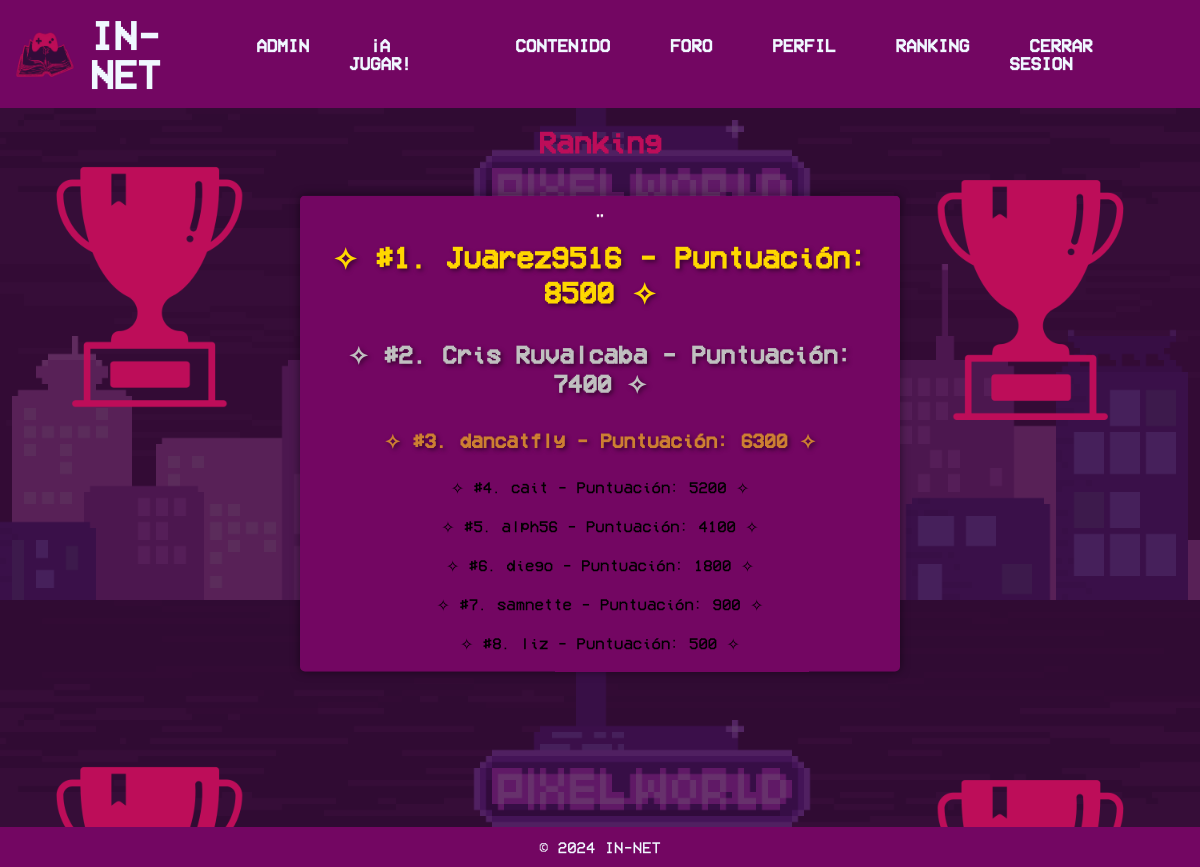
The page /Ranking/verranking.php (signed in) on the database its author committed.
### tables this page shows
CREATE TABLE `scores` (
  `score` int(11) NOT NULL,
  `username` varchar(128) NOT NULL
);

### Inicio/includes/user.php (called while the page is built, shortened)
<?php
include_once 'db.php';
class User extends DB{
    public function setUser($user){
        $query = $this->connect()->prepare('SELECT * FROM usuario WHERE nickname = :user');
        $query->execute(['user' => $user]);
        foreach ($query as $currentUser) {
            $this->admin = $currentUser['admin'];
        }
    }
    public function getAdmin(){
        return $this->admin;
    }
}
?>

### Inicio/includes/db.php (called while the page is built)
<?php
class DB{
    private $host;
    private $db;
    private $user;
    private $password;
    private $charset;
    public function __construct(){
        $this->host     = 'localhost';
        $this->db       = 'innet';
        $this->user     = 'root';
        $this->password = "";
        $this->charset  = 'utf8mb4';
    }
    function connect(){
        try{
            $connection = "mysql:host=" . $this->host . ";dbname=" . $this->db . ";charset=" . $this->charset;
            $options = [
                PDO::ATTR_ERRMODE            => PDO::ERRMODE_EXCEPTION,
                PDO::ATTR_EMULATE_PREPARES   => false,
            ];
            $pdo = new PDO($connection, $this->user, $this->password, $options);
            return $pdo;
        }catch(PDOException $e){
            print_r('Error connection: ' . $e->getMessage());
        }
    }
}
?>

### Ranking/verranking.php (the view, shortened to what this page needs)
<?php
    include_once '../Inicio/includes/user.php';
    $userSession = new UserSession();
    $user = new User();
    if(isset($_SESSION['user'])){
    $user->setUser($userSession->getCurrentUser());
?>
<!DOCTYPE html>
<html lang="es">
<head>
    <link href="http://localhost/IN-NET/CSS/index.css" rel="stylesheet"/>
    <link href="http://localhost/IN-NET/CSS/rankingg.css" rel="stylesheet"/>
</head>
<body>
<nav class="nav">
                <div class=librologo>
                <img class="libro" src="http://localhost/IN-NET/Imagenes/general/logo-r.png">
                    <div class="logo">
                        <a href="index.php">IN-NET</a>
                    </div>
                </div>
                <ul class="menu">
                <?php $adminson = $user->getAdmin(); if ($adminson == 1) {?>
                <li><a href="http://localhost/IN-NET/admin/home.php">ADMIN</a></li>
                <?php } ?>
              <li><a href="http://localhost/IN-NET/Juego/index.php">¡A JUGAR!</a></li>
              <li><a href="http://localhost/IN-NET/Contenido/indice.php">CONTENIDO</a><br>
              <li><a href="#">FORO</a></li>
              <li><a href="http://localhost/IN-NET/Perfil/lista.php">PERFIL</a><br>
              <li><a href="http://localhost/IN-NET/Ranking/verranking.php">RANKING</a></li>
              <li><a href="http://localhost/IN-NET/Inicio/includes/logout.php">CERRAR SESION</a></li>
            </ul>
        </nav>
<?php
$host = 'localhost';
$bd = 'innet';
$user = 'root';
$password = "";
$conexion = new mysqli($host, $user, $password, $bd);
$sql = "SELECT ROW_NUMBER() OVER (ORDER BY score DESC) AS lugar,
               username,
               score
        FROM scores";
$result = $conexion->query($sql);
if ($result->num_rows > 0) {
    echo "<h2>Ranking</h2>";
    echo '<div class="contenedor"><ol>"';
    while($row = $result->fetch_assoc()) {
        $class = "";
        if ($row["lugar"] == 1) {
            $class = "primero";
        } elseif ($row["lugar"] == 2) {
            $class = "segundo";
        } elseif ($row["lugar"] == 3) {
            $class = "tercero";
        } else {
            $class = "monton";
        }
        echo "<p class=\"$class\">✧ #" . $row["lugar"] . ". " . $row["username"] . " - Puntuación: " . $row["score"] . " ✧</p>";
    }
    echo "</ol></div>";
} else {
    echo "No hay registros en el ranking.";
}
?>
</body>
<footer>
        <p>&copy; 2024 IN-NET</p>
    </footer>
    <?php
} else {header("Location: ../Inicio/index.php");
  exit();
}
?>

### CSS/index.css (style rules this page uses)
* { padding: 0; margin: 0; box-sizing: border-box; font-family: 'Pixel', Arial, sans-serif; }
.nav { width: 100%; background: #730662; display: flex; align-items: center; justify-content: space-between; padding: 15px; }
.libro { height: 60px; width: 60px; }
.librologo { display: flex; align-items: center; }
.logo { font-size: 40px; color:aliceblue; font-weight: 100; font-weight: bold; padding-left: 15px; }
.logo a { text-decoration: none; color: aliceblue; }
.menu { display: flex; }
.menu li { list-style: none; margin: 10px; color:aliceblue; font-weight: bold; }
.menu li a { color:aliceblue; text-decoration: none; transition: all; font-size: 18px; padding: 20px; transition: background-color 0.5s ease; }
h2 { font-size: 30px; margin: 20px; color: #BD0D59; text-align: center; }
.contenedor { display: flex; padding: 15px; }
footer { background-color: #730662; color: aliceblue; text-align: center; padding: 1% 0; position: fixed; bottom: 0; width: 100%; margin: 0 auto; }

### CSS/rankingg.css (style rules this page uses)
body { background-image: url(http://localhost/IN-NET/Imagenes/general/rank.png); background-size: cover; }
.primero { color: gold; font-weight: bold; font-size: 30px; text-shadow: 2px 2px 4px rgba(0, 0, 0, 0.5); padding: 15px; }
.segundo { color: silver; font-weight: bold; font-size: 25px; text-shadow: 2px 2px 4px rgba(0, 0, 0, 0.5); padding: 15px; }
.tercero { color: #cd7f32; font-weight: bold; font-size: 20px; text-shadow: 2px 2px 4px rgba(0, 0, 0, 0.5); padding: 15px; }
.monton { color: black; padding: 10px; }
.primero, .segundo, .tercero, .monton { text-align: center; }
.contenedor { position: absolute; top: 50%; left: 50%; transform: translate(-50%, -50%); width: 50%; height: 55%; text-align: center; box-shadow: 0 0 10px rgba(0,0,0,0.5); background-color: #730662; color: #fff; text-decoration: none; border-radius: 5px; transition: background-color 0.3s ease; overflow-y: auto; }

### rows shown on the page
scores: lugar "1", username "Juarez9516", score "8500"
scores: lugar "2", username "Cris Ruvalcaba", score "7400"
scores: lugar "3", username "dancatfly", score "6300"
scores: lugar "4", username "cait", score "5200"
scores: lugar "5", username "alph56", score "4100"
scores: lugar "6", username "diego", score "1800"
scores: lugar "7", username "samnette", score "900"
scores: lugar "8", username "liz", score "500"
